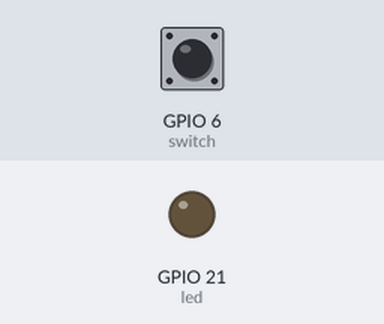
This program was run on a simulated Raspberry Pi (BCM pin numbers). On the bench: output pins drawn as LEDs (lit = HIGH). The test bench sets the inputs (shaded band); at power-on: GPIO 6 (switch) HIGH.

Above: at 1.2 s.
1.3 s: GPIO 6 (switch) pulled LOW for 0.15 s
At 2.1 s:
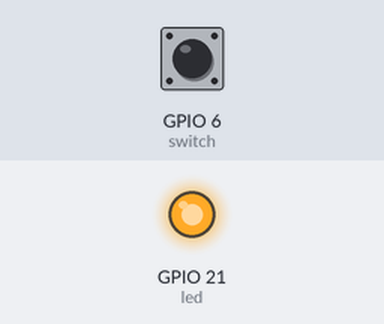
2.9 s: GPIO 6 (switch) pulled LOW for 1 s
At 4.5 s:
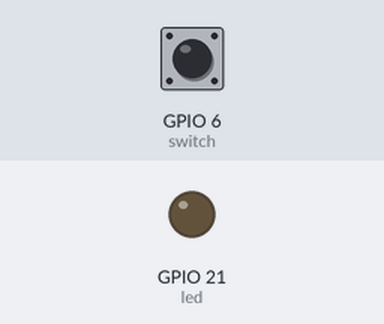
5.4 s: GPIO 6 (switch) pulled LOW for 3.2 s
At 9.3 s:
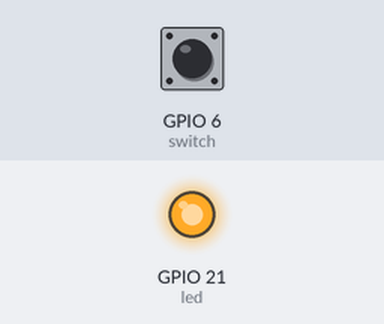
Timing chart, 0 to 10.8 s (numbered marks = the images above; inputs shaded):
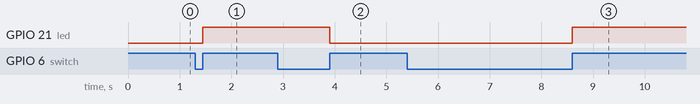

The program:

inter01.py
```python
# interrupt

import RPi.GPIO as GPIO
import time

# 핀 설정
led = 21
switch = 6

# 인터럽트 변수
intFlag = False

GPIO.setmode(GPIO.BCM)
GPIO.setup(led, GPIO.OUT)
GPIO.setup(switch, GPIO.IN)

def ledBlink(channel):
	global intFlag
	if intFlag == False:
		GPIO.output(led, True)
		intFlag = True
	else:
		GPIO.output(led, False)
		intFlag = False

# 인터럽트 설정(switch 핀에 rising 신호가 잡히면 callback 함수를 실행)
GPIO.add_event_detect(switch, GPIO.RISING, callback = ledBlink)

try:
	while True:
		pass

except KeyboardInterrupt:
	GPIO.cleanup()
```

Measured:
- after the input at 1.3 s, GPIO 21 (led): LOW → HIGH after 0.15 s
- after the input at 2.9 s, GPIO 21 (led): HIGH → LOW after 1.0 s
- after the input at 5.4 s, GPIO 21 (led): LOW → HIGH after 3.2 s
